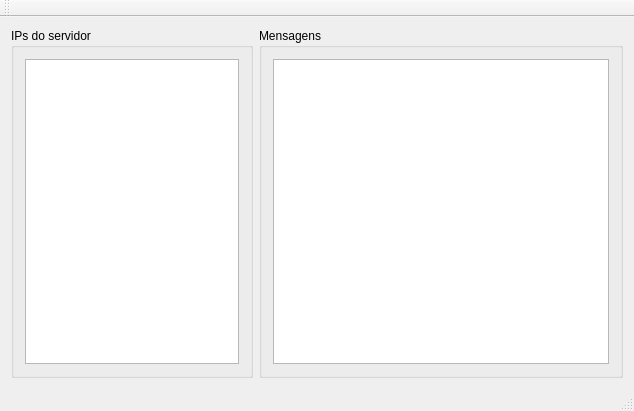
<?xml version="1.0" encoding="UTF-8"?>
<ui version="4.0">
 <class>MainWindow</class>
 <widget class="QMainWindow" name="MainWindow">
  <property name="geometry">
   <rect>
    <x>0</x>
    <y>0</y>
    <width>634</width>
    <height>411</height>
   </rect>
  </property>
  <property name="windowTitle">
   <string>MainWindow</string>
  </property>
  <widget class="QWidget" name="centralWidget">
   <layout class="QHBoxLayout" name="horizontalLayout_3" stretch="40,60">
    <item>
     <widget class="QGroupBox" name="groupBox">
      <property name="title">
       <string>IPs do servidor</string>
      </property>
      <layout class="QHBoxLayout" name="horizontalLayout">
       <item>
        <widget class="QListWidget" name="listWidget"/>
       </item>
      </layout>
     </widget>
    </item>
    <item>
     <widget class="QGroupBox" name="groupBox_2">
      <property name="title">
       <string>Mensagens</string>
      </property>
      <layout class="QHBoxLayout" name="horizontalLayout_2">
       <item>
        <widget class="QTextBrowser" name="textBrowser"/>
       </item>
      </layout>
     </widget>
    </item>
   </layout>
  </widget>
  <widget class="QMenuBar" name="menuBar">
   <property name="geometry">
    <rect>
     <x>0</x>
     <y>0</y>
     <width>634</width>
     <height>22</height>
    </rect>
   </property>
  </widget>
  <widget class="QToolBar" name="mainToolBar">
   <attribute name="toolBarArea">
    <enum>TopToolBarArea</enum>
   </attribute>
   <attribute name="toolBarBreak">
    <bool>false</bool>
   </attribute>
  </widget>
  <widget class="QStatusBar" name="statusBar"/>
 </widget>
 <layoutdefault spacing="6" margin="11"/>
 <resources/>
 <connections/>
</ui>
